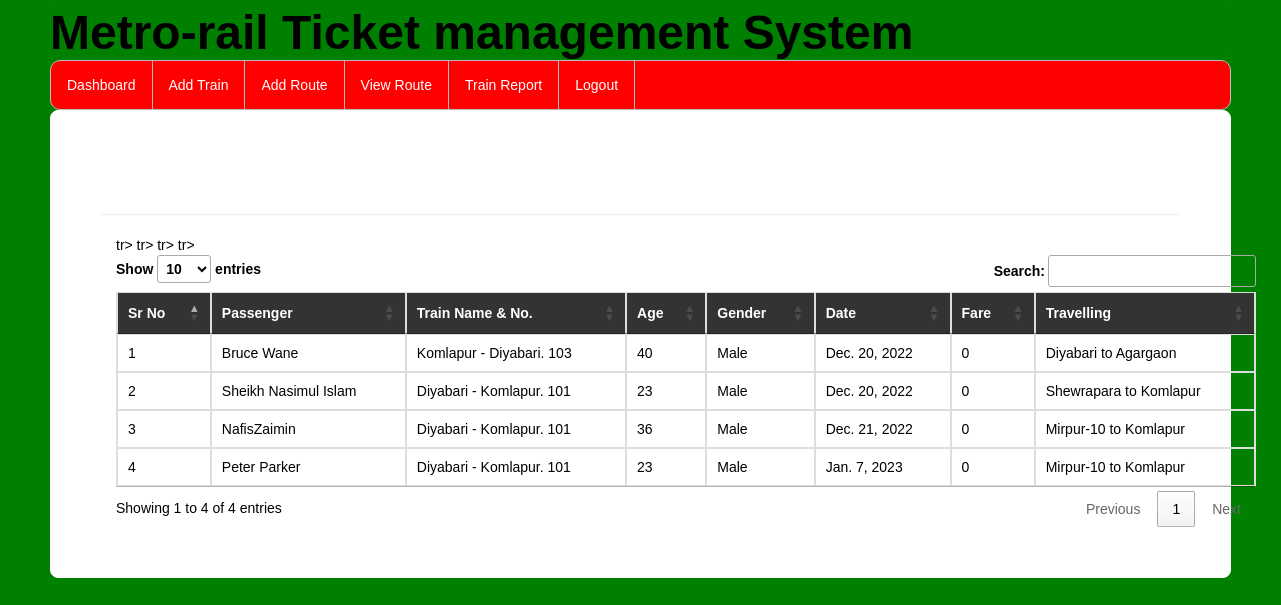
Page /viewbookings/ (signed in) on the committed database.
### railway/models.py (models this page shows, shortened)
class Book_ticket(models.Model):
    passenger=models.ForeignKey(Passenger,on_delete=models.CASCADE,null=True)
    user=models.ForeignKey(Register,on_delete=models.CASCADE,null=True)
    route=models.CharField(max_length=100,null=True)
    date2=models.DateField(null=True)
    fare=models.IntegerField(null=True)

class Passenger(models.Model):
    user = models.ForeignKey(Register,on_delete=models.CASCADE,null=True)
    train = models.ForeignKey(Add_Train,on_delete=models.CASCADE,null=True)
    name = models.CharField(max_length=100,null=True)
    age = models.IntegerField(null=True)
    gender = models.CharField(max_length=30,null=True)
    route=models.CharField(max_length=100,null=True)
    status = models.CharField(max_length=30,null=True)
    date1 = models.DateField(null=True)
    fare = models.IntegerField(null=True)

class Add_Train(models.Model):
    trainname = models.CharField(max_length=30,null=True)
    train_no = models.IntegerField(null=True)
    from_city = models.CharField(max_length=30,null=True)
    to_city = models.CharField(max_length=30,null=True)
    departuretime=models.CharField(max_length=30,null=True)
    arrivaltime=models.CharField(max_length=30,null=True)
    trevaltime=models.CharField(max_length=100,null=True)
    distance=models.IntegerField(null=True)

### railway/views.py (the view)
# urls.py: path('viewbookings/', viewbookings, name="viewbookings"),
def viewbookings(request):
    if not request.user.is_authenticated:
        return redirect('login')
    book = Book_ticket.objects.all()
    d = {'book': book}
    return render(request, 'viewbookings.html', d)

### railway/templates/viewbookings.html (shortened to what this page needs)
{% extends 'navigation3.html' %}
{% load static %}
{% block b %}
<div style="color:Black;border:1px solid white;border-radius:8px;background-color:white;padding:50px">
        <h3><strong>Booking Details</strong></h3><hr>
<div class="container">
<table class="table table-bordered" id="myTable">
  <thead style="color:white;background-color:#333">
  <tr>
    <th>Sr No</th>
    <th>Passenger</th>
      <th>Train Name & No.</th>
      <th>Age</th>
    <th>Gender</th>
    <th>Date</th>
       <th>Fare</th>
       <th>Travelling</th>
  </tr>
  </thead>
   <tbody>
    {% for i in book %}
  <tr>
    <td>{{forloop.counter}}</td>
    <td>{{i.passenger.name}}</td>
    <td>{{i.passenger.train.trainname}}. {{i.passenger.train.train_no}}</td>
      <td>{{i.passenger.age}}</td>
      <td>{{i.passenger.gender}}</td>
      <td>{{i.passenger.date1}}</td>
      <td>{{i.fare}}</td>
      <td>{{i.route}}</td>
    {% endfor %}
    </tbody>
</table>
 </div>
</div>
{% endblock %}

### railway/templates/head.html (style rules this page uses)
h3 { margin:0px;padding-top:7px;padding-buttom:7px;color:white; }

### railway/templates/navigation3.html (style rules this page uses)
body { font-family: Arial, Helvetica, sans-serif; }

### rows in the picture
Book_ticket: passenger.name "Bruce Wane", passenger.train.trainname "Komlapur - Diyabari", passenger.train.train_no "103", passenger.age "40", passenger.gender "Male", passenger.date1 "Dec. 20, 2022", fare "0", route "Diyabari to Agargaon"
Book_ticket: passenger.name "Sheikh Nasimul Islam", passenger.train.trainname "Diyabari - Komlapur", passenger.train.train_no "101", passenger.age "23", passenger.gender "Male", passenger.date1 "Dec. 20, 2022", fare "0", route "Shewrapara to Komlapur"
Book_ticket: passenger.name "NafisZaimin", passenger.train.trainname "Diyabari - Komlapur", passenger.train.train_no "101", passenger.age "36", passenger.gender "Male", passenger.date1 "Dec. 21, 2022", fare "0", route "Mirpur-10 to Komlapur"
Book_ticket: passenger.name "Peter Parker", passenger.train.trainname "Diyabari - Komlapur", passenger.train.train_no "101", passenger.age "23", passenger.gender "Male", passenger.date1 "Jan. 7, 2023", fare "0", route "Mirpur-10 to Komlapur"
